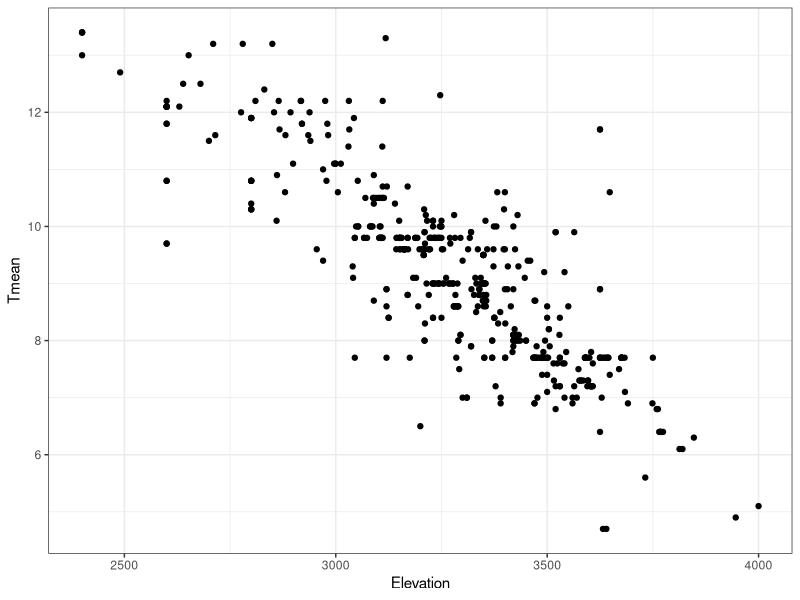
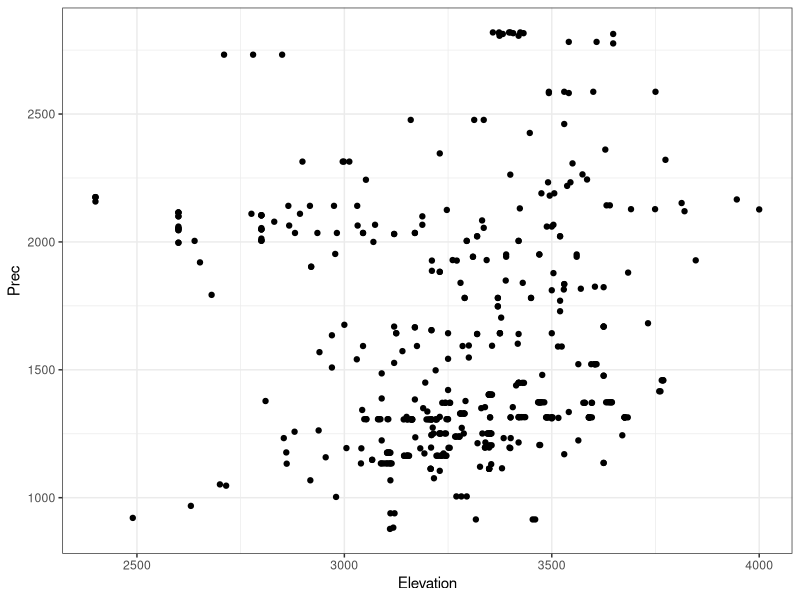
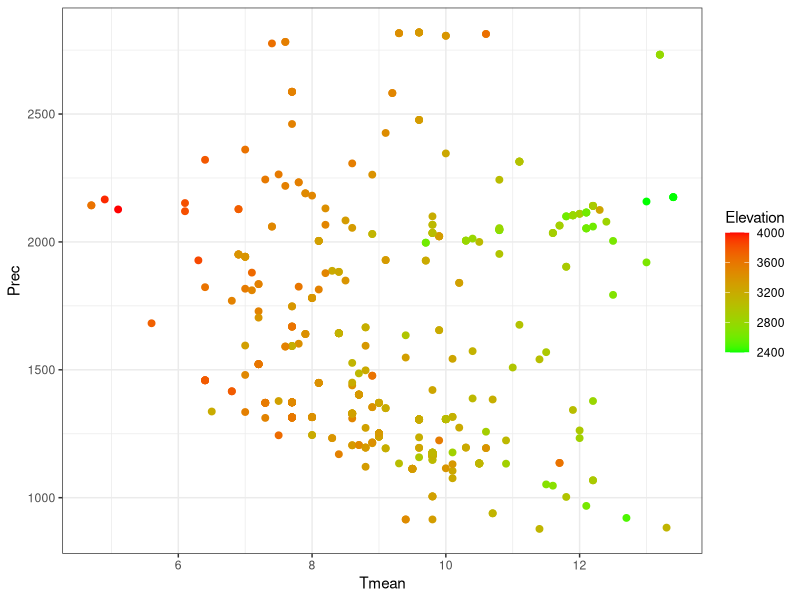
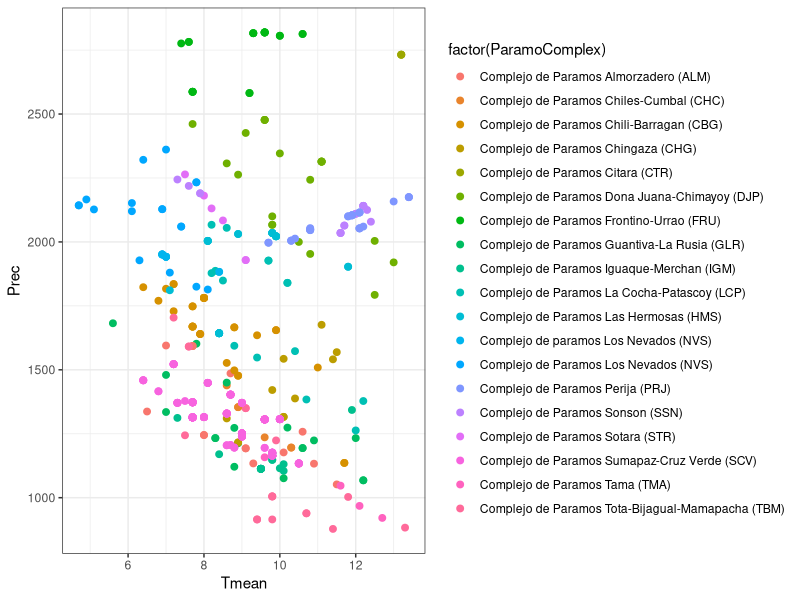
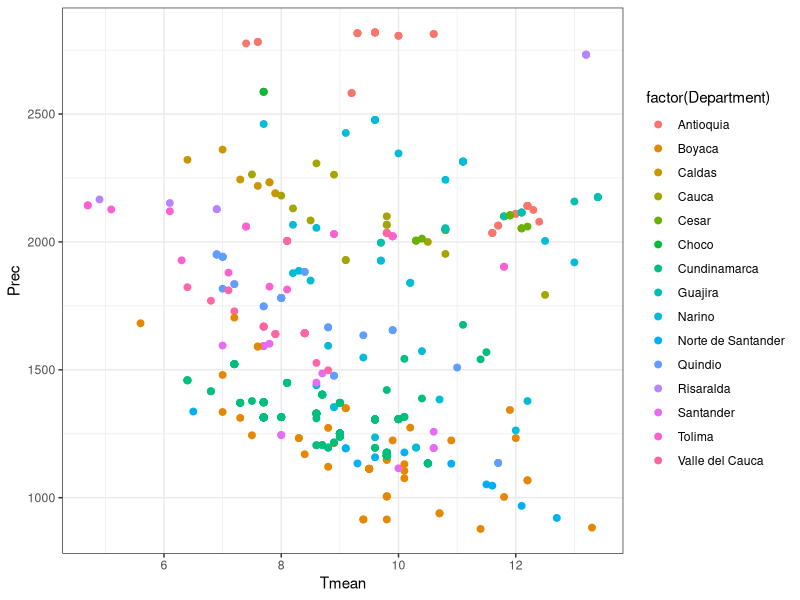

Source code (R) for these figures, in order:
### 23 Noviembre 2021
### graficas exploratorias para el subset de coordenadas y variables ambientales

#cargar paquetes   
suppressPackageStartupMessages(library(tidyverse))

#importar subset de datos
subset <- read_csv("sub_datos/coordinates.csv")

# temperatura declina linealmente con elevacion
ggplot(subset, aes(Elevation, Tmean)) +
  geom_point() +
  theme_bw()

# pero precipitacion no tiene un patron claro
ggplot(subset, aes(Elevation, Prec)) +
  geom_point() +
  theme_bw()

# Algunas localidades se asemejan en condiciones ambientales 
# a pesar de estar en elevaciones diferentes
ggplot(subset, aes(Tmean, Prec, color = Elevation)) +
  scale_color_gradient(low="green", high="red") +
  geom_point(size = 2) +
  theme_bw()

# o en complejos de paramo diferentes
ggplot(subset, aes(Tmean, Prec)) +
  geom_point(aes(color = factor(ParamoComplex)), size = 2) +
  theme_bw()

# o departmentos
ggplot(subset, aes(Tmean, Prec)) +
  geom_point(aes(color = factor(Department)), size = 2) +
  theme_bw()




